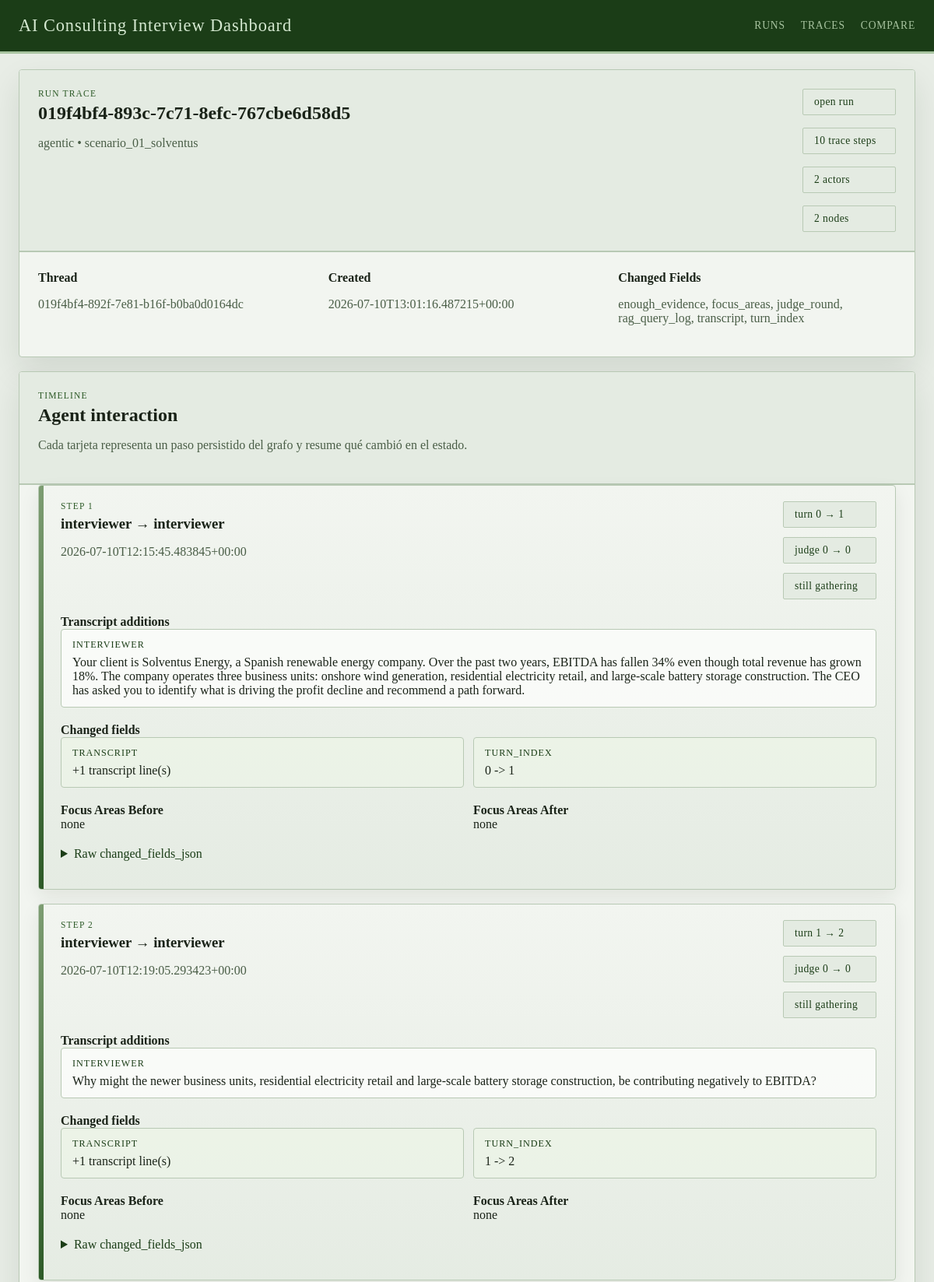
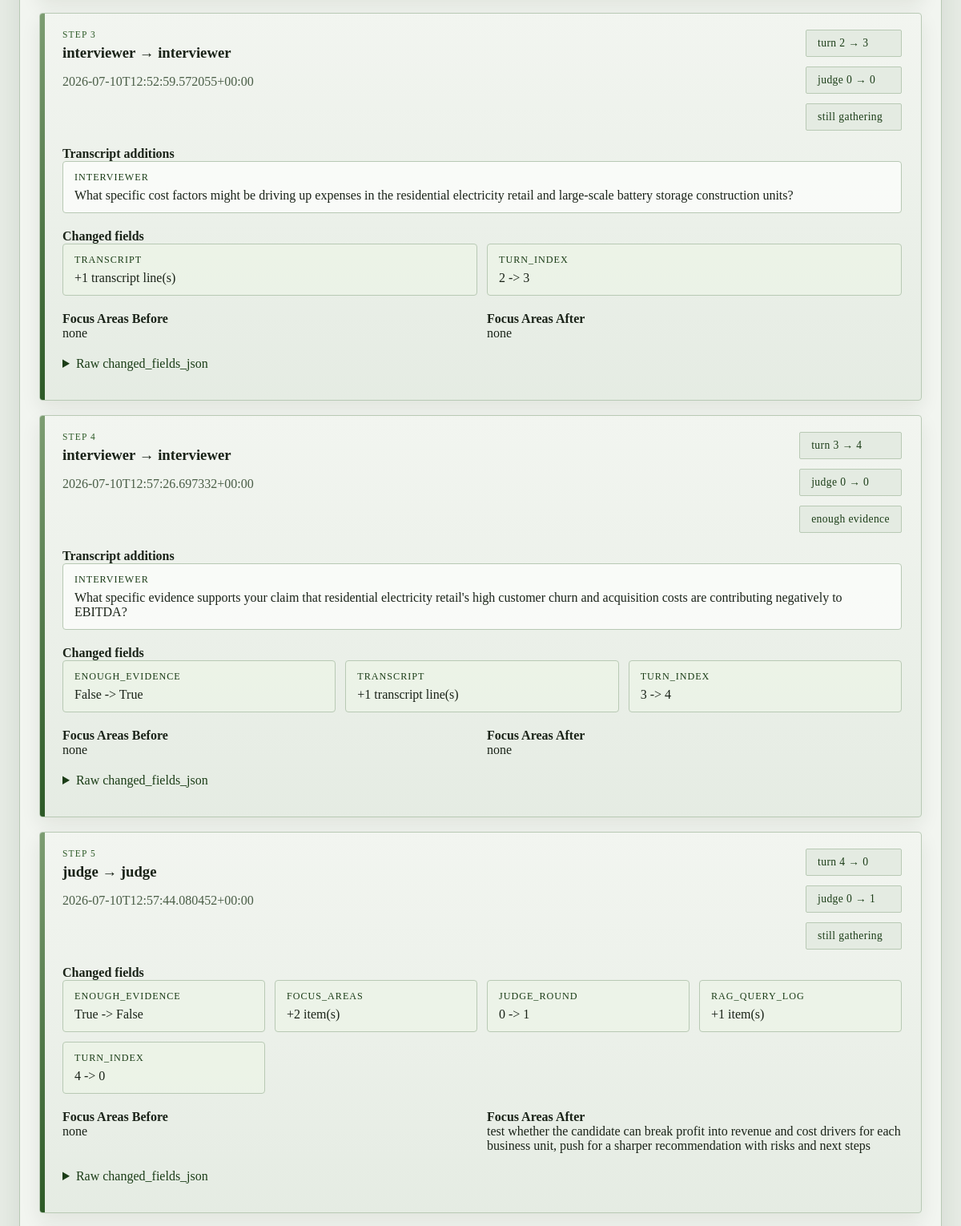
The page /runs/019f4bf4-893c-7c71-8efc-767cbe6d58d5/trace (upper part) on the database its author committed (2 pictures, top to bottom).
### tables this page shows
CREATE TABLE runs (
                run_id TEXT PRIMARY KEY,
                graph_name TEXT NOT NULL,
                thread_id TEXT NOT NULL,
                scenario_ref TEXT,
                case_prompt TEXT,
                turn_index INTEGER,
                judge_round INTEGER,
                enough_evidence INTEGER NOT NULL,
                focus_areas_json TEXT NOT NULL,
                transcript_json TEXT NOT NULL,
                case_performance_json TEXT NOT NULL,
                quality_dialog_json TEXT NOT NULL,
                final_feedback TEXT,
                state_json TEXT NOT NULL,
                created_at TEXT NOT NULL
            );

CREATE TABLE agent_state_traces (
                trace_id TEXT PRIMARY KEY,
                run_id TEXT NOT NULL,
                graph_name TEXT NOT NULL,
                thread_id TEXT NOT NULL,
                step_index INTEGER NOT NULL,
                node_name TEXT NOT NULL,
                actor TEXT NOT NULL,
                scenario_ref TEXT,
                turn_index_before INTEGER,
                turn_index_after INTEGER,
                judge_round_before INTEGER,
                judge_round_after INTEGER,
                enough_evidence_before INTEGER,
                enough_evidence_after INTEGER,
                focus_areas_before_json TEXT NOT NULL,
                focus_areas_after_json TEXT NOT NULL,
                changed_fields_json TEXT NOT NULL,
                created_at TEXT NOT NULL
            );

### web/app.py (the view)
@app.get("/runs/<run_id>/trace")
def get_run_trace(run_id: str):
    try:
        trace_payload = load_run_traces(run_id)
    except FileNotFoundError as exc:
        abort(404, str(exc))
    if _wants_json():
        return jsonify(trace_payload)
    return render_template("run_trace.html", trace=trace_payload)

### web/app.py (called while the page is built)
def _wants_json() -> bool:
    if request.args.get("format") == "json":
        return True
    return request.accept_mimetypes.best == "application/json"

### web/dashboard_store.py (called while the page is built)
def _json_loads(value: str | None, fallback: Any) -> Any:
    if not value:
        return fallback
    try:
        return json.loads(value)
    except json.JSONDecodeError:
        return fallback

def get_db_connection() -> sqlite3.Connection:
    connection = sqlite3.connect(RUNS_DB_PATH, timeout=30)
    connection.row_factory = sqlite3.Row
    return connection

def _table_exists(connection: sqlite3.Connection, table_name: str) -> bool:
    row = connection.execute(
        """
        SELECT name
        FROM sqlite_master
        WHERE type = 'table' AND name = ?
        """,
        (table_name,),
    ).fetchone()
    return row is not None

def _normalize_dimension_entry(raw_entry: Any) -> dict[str, Any]:
    if isinstance(raw_entry, dict):
        score = raw_entry.get("score", "")
        rationale = raw_entry.get("rationale", "")
        evidence = raw_entry.get("evidence", "")
    else:
        score = raw_entry
        rationale = ""
        evidence = ""
    return {
        "score": score if score not in {None, ""} else "",
        "rationale": str(rationale or "").strip(),
        "evidence": str(evidence or "").strip(),
    }

def _extract_expected_scores(state: dict[str, Any]) -> dict[str, dict[str, Any]]:
    candidate_profile = state.get("candidate_profile", {})
    expected_scores = candidate_profile.get("expected_scores", {})
    sections: dict[str, dict[str, Any]] = {
        CASE_PERFORMANCE_SECTION: {},
        DIALOG_QUALITY_SECTION: {},
    }
    for section_name in sections:
        raw_section = expected_scores.get(section_name, {})
        if not isinstance(raw_section, dict):
            continue
        for dimension, details in raw_section.items():
            if not isinstance(details, dict):
                continue
            sections[section_name][dimension] = {
                "score": details.get("expected", ""),
                "rationale": str(details.get("rationale", "")).strip(),
            }
    return sections

def _extract_model_scores(run_row: sqlite3.Row) -> dict[str, dict[str, Any]]:
    return {
        CASE_PERFORMANCE_SECTION: _json_loads(run_row["case_performance_json"], {}),
        DIALOG_QUALITY_SECTION: _json_loads(run_row["quality_dialog_json"], {}),
    }

def _score_sort_key(value: Any) -> tuple[int, str]:
    return (0, str(value))

### web/templates/run_trace.html (shortened to what this page needs)
{% extends "base.html" %}
{% block content %}
<section class="panel">
  <div class="panel-heading">
    <div>
      <p class="eyebrow">Run Trace</p>
      <h1>{{ trace.run.run_id }}</h1>
      <p class="lede">{{ trace.run.graph_name }} • {{ trace.run.scenario_ref or 'no scenario ref' }}</p>
    </div>
    <div class="chip-row">
      <a class="chip chip-link" href="{{ url_for('get_run', run_id=trace.run.run_id) }}">open run</a>
      <span class="chip">{{ trace.summary.trace_count }} trace steps</span>
      <span class="chip">{{ trace.summary.actor_count }} actors</span>
      <span class="chip">{{ trace.summary.node_count }} nodes</span>
    </div>
  </div>
  <div class="meta-grid">
    <div>
      <strong>Thread</strong>
      <p>{{ trace.run.thread_id }}</p>
    </div>
    <div>
      <strong>Created</strong>
      <p>{{ trace.run.created_at }}</p>
    </div>
    <div>
      <strong>Changed Fields</strong>
      <p>{{ trace.summary.changed_field_names|join(', ') if trace.summary.changed_field_names else 'none' }}</p>
    </div>
  </div>
</section>
<section class="panel">
  <div class="panel-heading">
    <div>
      <p class="eyebrow">Timeline</p>
      <h2>Agent interaction</h2>
      {% if not trace.summary.has_trace_table %}
      <p class="lede">The database does not have an <code>agent_state_traces</code> table yet.</p>
      {% elif not trace.traces %}
      <p class="lede">This run exists, but no trace rows were recorded for it.</p>
      {% else %}
      <p class="lede">Cada tarjeta representa un paso persistido del grafo y resume qué cambió en el estado.</p>
      {% endif %}
    </div>
  </div>
  {% if trace.traces %}
  <div class="trace-timeline">
    {% for item in trace.traces %}
    <article class="trace-card">
      <div class="trace-card__header">
        <div>
          <p class="eyebrow">Step {{ item.step_index }}</p>
          <h3>{{ item.actor }} → {{ item.node_name }}</h3>
          <p class="lede">{{ item.created_at }}</p>
        </div>
        <div class="trace-badges">
          <span class="chip">turn {{ item.turn_index_before }} → {{ item.turn_index_after }}</span>
          <span class="chip">judge {{ item.judge_round_before }} → {{ item.judge_round_after }}</span>
          <span class="chip">{{ 'enough evidence' if item.enough_evidence_after else 'still gathering' }}</span>
        </div>
      </div>
      {% if item.transcript_updates %}
      <div class="trace-section">
        <strong>Transcript additions</strong>
        <div class="trace-message-list">
          {% for message in item.transcript_updates %}
          <div class="trace-message">
            <span class="trace-message__role">{{ message.role }}</span>
            <p>{{ message.content }}</p>
          </div>
          {% endfor %}
        </div>
      </div>
      {% endif %}
      <div class="trace-section">
        <strong>Changed fields</strong>
        {% if item.field_changes %}
        <div class="trace-field-grid">
          {% for field in item.field_changes %}
          <div class="trace-field-card">
            <span class="trace-field-card__name">{{ field.field }}</span>
            <p>{{ field.summary }}</p>
          </div>
          {% endfor %}
        </div>
        {% else %}
        <p class="helper">No relevant state diff persisted for this step.</p>
        {% endif %}
      </div>
      <div class="trace-section trace-section-split">
        <div>
          <strong>Focus Areas Before</strong>
          <p>{{ item.focus_areas_before|join(', ') if item.focus_areas_before else 'none' }}</p>
        </div>
        <div>
          <strong>Focus Areas After</strong>
          <p>{{ item.focus_areas_after|join(', ') if item.focus_areas_after else 'none' }}</p>
        </div>
      </div>
      <details class="trace-json">
        <summary>Raw changed_fields_json</summary>
      </details>
    </article>
    {% endfor %}
  </div>
  {% endif %}
</section>
{% endblock %}

### web/static/styles.css (style rules this page uses)
:root { --bg: #e8ede6; --panel: #f2f5f0; --panel-alt: #e4ebe2; --line: #b8c9b4; --ink: #1a2318; --muted: #4a5e47; --accent: #2d5a27; --accent-strong: #1b3d17; --success: #2d5a27; --warning: #7a6520; --danger: #7a2020; --shadow: 0 18px 40px rgba(20, 40, 18, 0.10); --radius: 4px; --font-ui: "Georgia", "Times New Roman", serif; --font-display: "Georgia", "Palatino Linotype", serif; }
* { box-sizing: border-box; }
body { margin: 0; font-family: var(--font-ui); color: var(--ink); background: var(--bg); }
a { color: var(--accent-strong); }
.panel { background: var(--panel); border: 1px solid var(--line); border-radius: var(--radius); box-shadow: var(--shadow); overflow: hidden; }
.panel-heading { display: flex; justify-content: space-between; align-items: start; gap: 16px; padding: 24px; background: var(--panel-alt); border-bottom: 2px solid var(--line); }
.panel-heading h1, .panel-heading h2, .panel-heading h3, .subsection h3 { margin: 0; font-family: var(--font-display); font-weight: bold; }
.eyebrow { margin: 0 0 6px; color: var(--accent); text-transform: uppercase; letter-spacing: 0.10em; font-size: 0.72rem; font-family: var(--font-display); }
.lede, .meta-grid p, .prompt-box p, .helper { color: var(--muted); }
.chip-row, .metric-grid, .meta-grid, .form-grid, .compare-form, .flash-stack, .two-col { display: grid; gap: 16px; }
.chip-row { grid-template-columns: repeat(auto-fit, minmax(120px, max-content)); }
.chip { display: inline-flex; padding: 8px 14px; border-radius: 2px; background: var(--panel-alt); border: 1px solid var(--line); color: var(--accent-strong); font-size: 0.85rem; letter-spacing: 0.03em; }
.chip-link { text-decoration: none; }
.meta-grid, .form-grid, .compare-form, .two-col { grid-template-columns: repeat(auto-fit, minmax(220px, 1fr)); padding: 24px; }
.prompt-box, .human-form, .markdown-block, .subsection, .notes-field, .trace-timeline { padding: 0 24px 24px; }
.trace-timeline { display: grid; gap: 18px; }
.trace-card { position: relative; border: 1px solid var(--line); background: linear-gradient(180deg, rgba(242, 245, 240, 0.95), rgba(228, 235, 226, 0.92)); border-radius: var(--radius); box-shadow: 0 10px 24px rgba(20, 40, 18, 0.08); overflow: hidden; }
.trace-card::before { content: ""; position: absolute; inset: 0 auto 0 0; width: 6px; background: linear-gradient(180deg, #7d9d72, #2d5a27); }
.trace-card__header, .trace-section, .trace-json { padding: 20px 24px 0 28px; }
.trace-card__header { display: flex; justify-content: space-between; align-items: start; gap: 16px; }
.trace-card h3 { margin: 0; font-family: var(--font-display); }
.trace-badges, .trace-field-grid, .trace-message-list, .trace-section-split { display: grid; gap: 12px; }
.trace-badges { grid-template-columns: repeat(auto-fit, minmax(120px, max-content)); }
.trace-message { border: 1px solid var(--line); background: rgba(251, 252, 250, 0.9); padding: 12px 14px; border-radius: var(--radius); }
.trace-message__role, .trace-field-card__name { display: block; margin-bottom: 6px; color: var(--accent-strong); font-size: 0.76rem; text-transform: uppercase; letter-spacing: 0.08em; }
.trace-message p, .trace-field-card p, .trace-section p { margin: 0; white-space: pre-wrap; word-break: break-word; }
.trace-field-grid, .trace-section-split { grid-template-columns: repeat(auto-fit, minmax(220px, 1fr)); }
.trace-field-card { border: 1px solid var(--line); background: rgba(237, 244, 232, 0.8); padding: 12px 14px; border-radius: var(--radius); }
.trace-json { padding-bottom: 24px; }
.trace-json summary { cursor: pointer; color: var(--accent-strong); margin-bottom: 12px; }

### rows shown on the page
runs: run.run_id "019f4bf4-893c-7c71-8efc-767cbe6d58d5", run.graph_name "agentic", run "scenario_01_solventus", run.thread_id "019f4bf4-892f-7e81-b16f-b0ba0d0164dc", run.created_at "2026-07-10T13:01:16.487215+00:00"
agent_state_traces: step_index "1", actor "interviewer", node_name "interviewer", created_at "2026-07-10T12:15:45.483845+00:00", turn_index_before "0", turn_index_after "1", judge_round_before "0", judge_round_after "0", enough_evidence_after "still gathering", role "INTERVIEWER", content "Your client is Solventus Energy, a Spanish renewable energy company. Over the past two years, EBITDA has fallen 34% even though total revenue has grown 18%. The company operates three business units: onshore wind generation, residential electricity retail, and large-scale battery storage construction. The CEO has asked you to identify what is driving the profit decline and recommend a path forward.", field "TRANSCRIPT" "TURN_INDEX", summary "+1 transcript line(s)" "0 -> 1", focus_areas_before "none", focus_areas_after "none"
agent_state_traces: step_index "2", actor "interviewer", node_name "interviewer", created_at "2026-07-10T12:19:05.293423+00:00", turn_index_before "1", turn_index_after "2", judge_round_before "0", judge_round_after "0", enough_evidence_after "still gathering", role "INTERVIEWER", content "Why might the newer business units, residential electricity retail and large-scale battery storage construction, be contributing negatively to EBITDA?", field "TRANSCRIPT" "TURN_INDEX", summary "+1 transcript line(s)" "1 -> 2", focus_areas_before "none", focus_areas_after "none"
agent_state_traces: step_index "3", actor "interviewer", node_name "interviewer", created_at "2026-07-10T12:52:59.572055+00:00", turn_index_before "2", turn_index_after "3", judge_round_before "0", judge_round_after "0", enough_evidence_after "still gathering", role "INTERVIEWER", content "What specific cost factors might be driving up expenses in the residential electricity retail and large-scale battery storage construction units?", field "TRANSCRIPT" "TURN_INDEX", summary "+1 transcript line(s)" "2 -> 3", focus_areas_before "none", focus_areas_after "none"
agent_state_traces: step_index "4", actor "interviewer", node_name "interviewer", created_at "2026-07-10T12:57:26.697332+00:00", turn_index_before "3", turn_index_after "4", judge_round_before "0", judge_round_after "0", enough_evidence_after "enough evidence", role "INTERVIEWER", content "What specific evidence supports your claim that residential electricity retail's high customer churn and acquisition costs are contributing negatively to EBITDA?", field "ENOUGH_EVIDENCE" "TRANSCRIPT" "TURN_INDEX", summary "False -> True" "+1 transcript line(s)" "3 -> 4", focus_areas_before "none", focus_areas_after "none"
agent_state_traces: step_index "5", actor "judge", node_name "judge", created_at "2026-07-10T12:57:44.080452+00:00", turn_index_before "4", turn_index_after "0", judge_round_before "0", judge_round_after "1", enough_evidence_after "still gathering", field "ENOUGH_EVIDENCE" "FOCUS_AREAS" "JUDGE_ROUND" "RAG_QUERY_LOG" "TURN_INDEX", summary "True -> False" "+2 item(s)" "0 -> 1" "+1 item(s)" "4 -> 0", focus_areas_before "none", focus_areas_after "test whether the candidate can break profit into revenue and cost drivers for each business unit, push for a sharper recommendation with risks and next steps"

### other values the page prints
{{ trace.summary.trace_count }} "10"
{{ trace.summary.actor_count }} "2"
{{ trace.summary.node_count }} "2"
